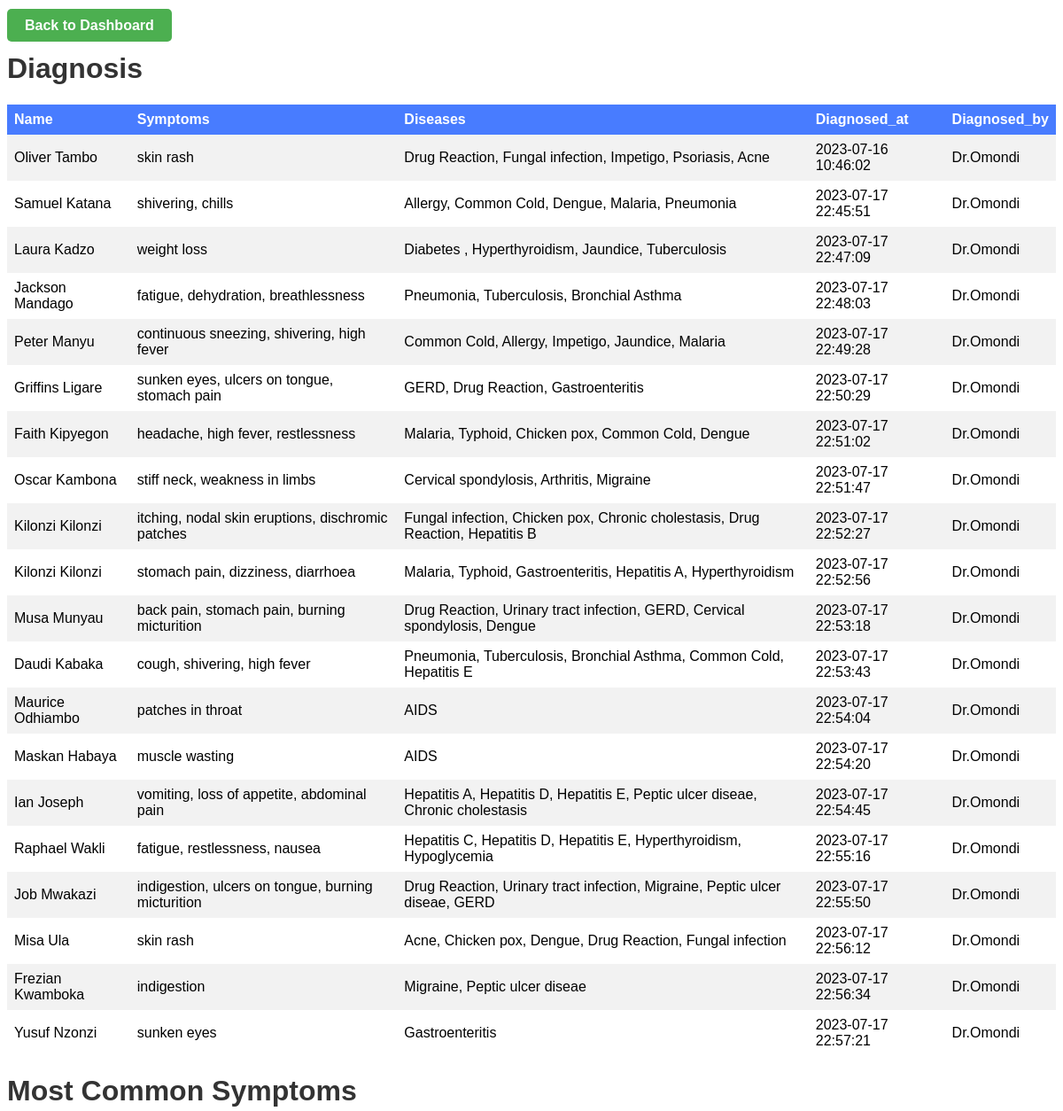
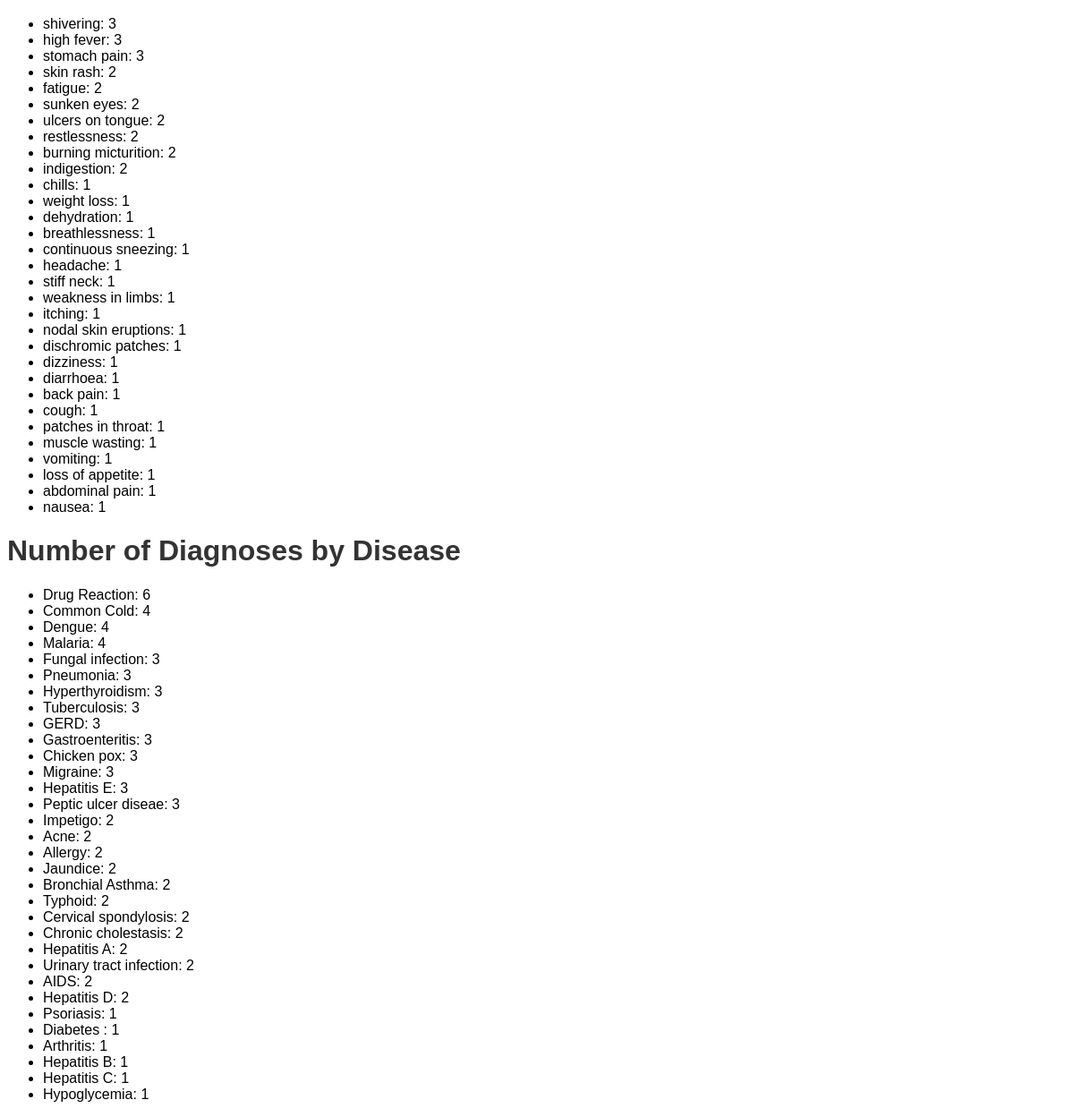
The app's page /diagnosis.php with its own data (2 pictures, top to bottom).
### tables this page shows
CREATE TABLE `diagnosis` (
  `diagnosis_id` int(11) NOT NULL,
  `health_number` varchar(255) DEFAULT NULL,
  `symptoms` longtext DEFAULT NULL CHECK (json_valid(`symptoms`)),
  `diseases` longtext DEFAULT NULL CHECK (json_valid(`diseases`)),
  `diagnosed_at` timestamp NOT NULL DEFAULT current_timestamp() ON UPDATE current_timestamp(),
  `diagnosed_by` varchar(255) DEFAULT NULL,
  `treated_for` varchar(255) DEFAULT NULL,
  `referred_to` varchar(255) DEFAULT NULL,
  `prescription` varchar(255) DEFAULT NULL
);

CREATE TABLE `patient` (
  `patient_id` int(11) NOT NULL,
  `registration_datetime` datetime DEFAULT NULL,
  `health_number` varchar(255) DEFAULT NULL,
  `patient_name` varchar(255) DEFAULT NULL,
  `gender` enum('Male','Female','Other') DEFAULT NULL,
  `date_of_birth` date DEFAULT NULL,
  `phone_number` varchar(255) DEFAULT NULL,
  `email` varchar(255) DEFAULT NULL,
  `address` text DEFAULT NULL,
  `marital_status` enum('Single','Married','Divorced','Widowed') DEFAULT NULL,
  `is_under_18` tinyint(1) DEFAULT NULL,
  `parent_name` varchar(255) DEFAULT NULL,
  `parent_phone_number` varchar(255) DEFAULT NULL,
  `emergency_contact_name` varchar(255) DEFAULT NULL,
  `emergency_contact_relationship` varchar(255) DEFAULT NULL,
  `emergency_contact_phone_number` varchar(255) DEFAULT NULL,
  `reason_for_registration` text DEFAULT NULL,
  `taking_medications` tinyint(1) DEFAULT NULL
);

### diagnosis.php (the view, shortened to what this page needs)
<!DOCTYPE html>
<html>
<head>
</head>
<body>
    <div class="back">
        <a href="admin.php" class="back-button">Back to Dashboard</a>
    </div>
    <?php
    include "connect.php";
    $query = "SELECT patient.patient_name, diagnosis.symptoms, diagnosis.diseases, diagnosis.diagnosed_at, diagnosis.diagnosed_by
              FROM patient
              JOIN diagnosis ON patient.health_number = diagnosis.health_number ";
    $result = mysqli_query($conn, $query);
    ?>
    <h1>Diagnosis</h1>
    <table>
        <tr>
            <th>Name</th>
            <th>Symptoms</th>
            <th>Diseases</th>
            <th>Diagnosed_at</th>
            <th>Diagnosed_by</th>
        </tr>
        <?php
        while ($row = mysqli_fetch_assoc($result)) {
            echo '<tr>';
            echo '<td>' . $row["patient_name"] . '</td>';
            $symptoms = json_decode($row["symptoms"], true);
            echo "<td>" . implode(", ", $symptoms) . "</td>";
            $diseases = json_decode($row["diseases"], true);
            echo "<td>" . implode(", ", $diseases) . "</td>";
            echo '<td>' . $row["diagnosed_at"] . '</td>';
            echo '<td>' . 'Dr.' .$row["diagnosed_by"] . '</td>';
            echo '</tr>';
        }
        ?>
    </table>
    <?php
    $query = "SELECT symptoms FROM diagnosis";
    $result = mysqli_query($conn, $query);
    $symptomCounts = [];
    while ($row = mysqli_fetch_assoc($result)) {
        $symptoms = json_decode($row["symptoms"], true);
        foreach ($symptoms as $symptom) {
            if (!isset($symptomCounts[$symptom])) {
                $symptomCounts[$symptom] = 0;
            }
            $symptomCounts[$symptom]++;
        }
    }
    arsort($symptomCounts);
    echo "<h1>Most Common Symptoms</h1>";
    echo "<ul>";
    foreach ($symptomCounts as $symptom => $count) {
        echo "<li>" . htmlspecialchars($symptom) . ": " . htmlspecialchars($count) . "</li>";
    }
    echo "</ul>";
    $query = "SELECT diseases FROM diagnosis";
    $result = mysqli_query($conn, $query);
    $diseaseCounts = [];
    while ($row = mysqli_fetch_assoc($result)) {
        $diseases = json_decode($row["diseases"], true);
        foreach ($diseases as $disease) {
            if (!isset($diseaseCounts[$disease])) {
                $diseaseCounts[$disease] = 0;
            }
            $diseaseCounts[$disease]++;
        }
    }
    arsort($diseaseCounts);
    echo "<h1>Number of Diagnoses by Disease</h1>";
    echo "<ul>";
    foreach ($diseaseCounts as $disease => $count) {
        echo "<li>" . htmlspecialchars($disease) . ": " . htmlspecialchars($count) . "</li>";
    }
    echo "</ul>";
    ?>
</body>
</html>

### diagnosis.php (style rules this page uses)
body { font-family: Verdana, Geneva, Tahoma, sans-serif; }
h1 { color: #333; }
table { border-collapse: collapse; width: 100%; }
th, td { text-align: left; padding: 8px; }
tr:nth-child(even) { background-color: #f2f2f2; }
th { background-color: #487cff; color: white; }
.back { margin-top: 20px; }
.back-button { padding: 10px 20px; background-color: #4CAF50; color: white; border: none; text-decoration: none; font-weight: bold; border-radius: 5px; }

### records on screen
diagnosis: patient.patient_name "Oliver Tambo", symptoms "skin rash", diseases "Drug Reaction, Fungal infection, Impetigo, Psoriasis, Acne", diagnosed_at "2023-07-16 10:46:02", diagnosed_by "Omondi"
diagnosis: patient.patient_name "Samuel Katana", symptoms "shivering, chills", diseases "Allergy, Common Cold, Dengue, Malaria, Pneumonia", diagnosed_at "2023-07-17 22:45:51", diagnosed_by "Omondi"
diagnosis: patient.patient_name "Laura Kadzo", symptoms "weight loss", diseases "Diabetes , Hyperthyroidism, Jaundice, Tuberculosis", diagnosed_at "2023-07-17 22:47:09", diagnosed_by "Omondi"
diagnosis: patient.patient_name "Jackson Mandago", symptoms "fatigue, dehydration, breathlessness", diseases "Pneumonia, Tuberculosis, Bronchial Asthma", diagnosed_at "2023-07-17 22:48:03", diagnosed_by "Omondi"
diagnosis: patient.patient_name "Peter Manyu", symptoms "continuous sneezing, shivering, high fever", diseases "Common Cold, Allergy, Impetigo, Jaundice, Malaria", diagnosed_at "2023-07-17 22:49:28", diagnosed_by "Omondi"
diagnosis: patient.patient_name "Griffins Ligare", symptoms "sunken eyes, ulcers on tongue, stomach pain", diseases "GERD, Drug Reaction, Gastroenteritis", diagnosed_at "2023-07-17 22:50:29", diagnosed_by "Omondi"
diagnosis: patient.patient_name "Faith Kipyegon", symptoms "headache, high fever, restlessness", diseases "Malaria, Typhoid, Chicken pox, Common Cold, Dengue", diagnosed_at "2023-07-17 22:51:02", diagnosed_by "Omondi"
diagnosis: patient.patient_name "Oscar Kambona", symptoms "stiff neck, weakness in limbs", diseases "Cervical spondylosis, Arthritis, Migraine", diagnosed_at "2023-07-17 22:51:47", diagnosed_by "Omondi"
diagnosis: patient.patient_name "Kilonzi Kilonzi", symptoms "itching, nodal skin eruptions, dischromic patches", diseases "Fungal infection, Chicken pox, Chronic cholestasis, Drug Reaction, Hepatitis B", diagnosed_at "2023-07-17 22:52:27", diagnosed_by "Omondi"
diagnosis: patient.patient_name "Kilonzi Kilonzi", symptoms "stomach pain, dizziness, diarrhoea", diseases "Malaria, Typhoid, Gastroenteritis, Hepatitis A, Hyperthyroidism", diagnosed_at "2023-07-17 22:52:56", diagnosed_by "Omondi"
diagnosis: patient.patient_name "Musa Munyau", symptoms "back pain, stomach pain, burning micturition", diseases "Drug Reaction, Urinary tract infection, GERD, Cervical spondylosis, Dengue", diagnosed_at "2023-07-17 22:53:18", diagnosed_by "Omondi"
diagnosis: patient.patient_name "Daudi Kabaka", symptoms "cough, shivering, high fever", diseases "Pneumonia, Tuberculosis, Bronchial Asthma, Common Cold, Hepatitis E", diagnosed_at "2023-07-17 22:53:43", diagnosed_by "Omondi"
diagnosis: patient.patient_name "Maurice Odhiambo", symptoms "patches in throat", diseases "AIDS", diagnosed_at "2023-07-17 22:54:04", diagnosed_by "Omondi"
diagnosis: patient.patient_name "Maskan Habaya", symptoms "muscle wasting", diseases "AIDS", diagnosed_at "2023-07-17 22:54:20", diagnosed_by "Omondi"
diagnosis: patient.patient_name "Ian Joseph", symptoms "vomiting, loss of appetite, abdominal pain", diseases "Hepatitis A, Hepatitis D, Hepatitis E, Peptic ulcer diseae, Chronic cholestasis", diagnosed_at "2023-07-17 22:54:45", diagnosed_by "Omondi"
diagnosis: patient.patient_name "Raphael Wakli", symptoms "fatigue, restlessness, nausea", diseases "Hepatitis C, Hepatitis D, Hepatitis E, Hyperthyroidism, Hypoglycemia", diagnosed_at "2023-07-17 22:55:16", diagnosed_by "Omondi"
diagnosis: patient.patient_name "Job Mwakazi", symptoms "indigestion, ulcers on tongue, burning micturition", diseases "Drug Reaction, Urinary tract infection, Migraine, Peptic ulcer diseae, GERD", diagnosed_at "2023-07-17 22:55:50", diagnosed_by "Omondi"
diagnosis: patient.patient_name "Misa Ula", symptoms "skin rash", diseases "Acne, Chicken pox, Dengue, Drug Reaction, Fungal infection", diagnosed_at "2023-07-17 22:56:12", diagnosed_by "Omondi"
diagnosis: patient.patient_name "Frezian Kwamboka", symptoms "indigestion", diseases "Migraine, Peptic ulcer diseae", diagnosed_at "2023-07-17 22:56:34", diagnosed_by "Omondi"
diagnosis: patient.patient_name "Yusuf Nzonzi", symptoms "sunken eyes", diseases "Gastroenteritis", diagnosed_at "2023-07-17 22:57:21", diagnosed_by "Omondi"

### other values on screen
$symptom "shivering"
$count "3"
$symptom "high fever"
$symptom "stomach pain"
$symptom "skin rash"
$count "2"
$symptom "fatigue"
$symptom "sunken eyes"
$symptom "ulcers on tongue"
$symptom "restlessness"
$symptom "burning micturition"
$symptom "indigestion"
$symptom "chills"
$count "1"
$symptom "weight loss"
